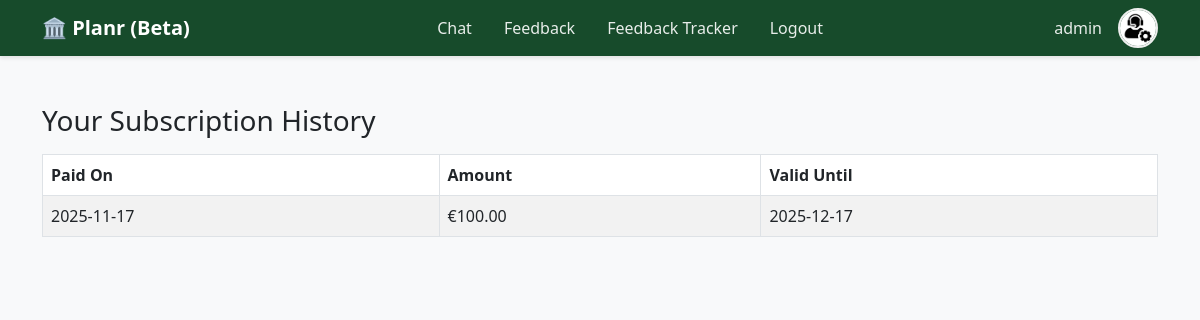
Screenshot of /subscription_history/ (signed in) with the database file from the repository.
### dashboard/models.py (models this page shows, shortened)
class UserProfile(models.Model):
    STATUS_CHOICES = [
        ('free', 'Free'),
        ('premium', 'Premium'),
    ]
    user = models.OneToOneField(User, on_delete=models.CASCADE)
    member_status = models.CharField(max_length=10, choices=STATUS_CHOICES, default='free')
    profile_pic = models.ImageField(upload_to='profile_pics/', default='profile_pics/default.jpg', blank=True)

class SubscriptionTransaction(models.Model):
    user = models.ForeignKey(User, on_delete=models.CASCADE)
    amount = models.DecimalField(max_digits=7, decimal_places=2)
    transaction_date = models.DateField(auto_now_add=True)
    valid_until = models.DateField()

### dashboard/views.py (the view)
# urls.py: path('subscription_history/', subscription_history, name='subscription_history'),
@login_required
def subscription_history(request):
    transactions = SubscriptionTransaction.objects.filter(user=request.user).order_by('-transaction_date')
    return render(request, 'registration/subscription_history.html', {'transactions': transactions})

### dashboard/templates/registration/subscription_history.html (shortened to what this page needs)
{% extends "base.html" %}
{% block content %}
<div class="container mt-5">
    <h3>Your Subscription History</h3>
    {% if transactions %}
        <table class="table table-bordered table-striped mt-3">
            <thead>
                <tr>
                    <th>Paid On</th>
                    <th>Amount</th>
                    <th>Valid Until</th>
                </tr>
            </thead>
            <tbody>
                {% for tx in transactions %}
                    <tr>
                        <td>{{ tx.transaction_date|date:"Y-m-d" }}</td>
                        <td>€{{ tx.amount }}</td>
                        <td>{{ tx.valid_until|date:"Y-m-d" }}</td>
                    </tr>
                {% endfor %}
            </tbody>
        </table>
    {% else %}
        <p class="text-muted mt-3">No subscription transactions found.</p>
    {% endif %}
</div>
{% endblock %}

### dashboard/templates/base.html (shortened to what this page needs)
{% load static %}
<!DOCTYPE html>
<html lang="en">
<head>
    <link href="https://cdn.jsdelivr.net/npm/bootstrap@5.3.0/dist/css/bootstrap.min.css" rel="stylesheet">
    <link href="https://cdn.jsdelivr.net/npm/bootstrap-icons@1.10.5/font/bootstrap-icons.css" rel="stylesheet">
    <link href="{% static 'css/style.css' %}" rel="stylesheet">
</head>
<body>
<nav class="navbar navbar-expand-lg" style="background-color: var(--planr-green);">
    <div class="container d-flex align-items-center">
        <a class="navbar-brand me-4" href="{% url 'index' %}">
            🏛️ Planr (Beta)
        </a>
        <div class="collapse navbar-collapse flex-grow-1" id="planrNavbar">
            <ul class="navbar-nav mb-2 mb-lg-0 gap-3 justify-content-center mx-auto w-100">
                <li class="nav-item">
                    <a class="nav-link" href="{% url 'chat' %}">Chat</a>
                </li>
                {% if user.is_authenticated %}
                    <li class="nav-item">
                        <a class="nav-link" href="{% url 'feedback' %}">Feedback</a>
                    </li>
                    <li class="nav-item">
                        <a class="nav-link" href="{% url 'feedback_tracker' %}">Feedback Tracker</a>
                    </li>
                    <li class="nav-item">
                        <a class="nav-link" href="{% url 'logout' %}">Logout</a>
                    </li>
                {% endif %}
            </ul>
            {% if user.is_authenticated %}
            <ul class="navbar-nav ms-auto flex-nowrap">
                <li class="nav-item d-flex align-items-center">
                    <span class="nav-link me-2">{{ user.username }}</span>
                    <a class="nav-link p-0" href="{% url 'profile' %}">
                        <img src="{% if user.userprofile.profile_pic %}{{ user.userprofile.profile_pic.url }}{% else %}{{ MEDIA_URL }}profile_pics/default.jpg{% endif %}"
                             alt="Profile"
                             class="rounded-circle"
                             width="40" height="40"
                             style="object-fit: cover; border:2px solid #eee;">
                    </a>
                </li>
            </ul>
            {% endif %}
        </div>
    </div>
</nav>
<main>
    {% block content %}{% endblock %}
</main>
</body>
</html>

### dashboard/static/css/style.css (style rules this page uses)
:root { --planr-green: #174b2b; --planr-light-green: #259950; }
body { font-family: 'Segoe UI', Tahoma, Geneva, Verdana, sans-serif; background-color: #f8f9fa; }
.navbar { background-color: var(--planr-green) !important; box-shadow: 0 2px 4px rgba(0,0,0,0.1); }
.navbar-brand { font-weight: 600; color: white !important; }
.nav-link { color: rgba(255,255,255,0.9) !important; }
.navbar .navbar-nav:not(.ms-auto) .nav-link { position: relative; transition: color 0.18s; }
.navbar .navbar-nav:not(.ms-auto) .nav-link::after { content: ""; position: absolute; left: 15%; right: 15%; bottom: 6px; height: 3px; border-radius: 4px; background-color: var(--planr-light-green, #259950); opacity: 0; transition: opacity 0.2s, transform 0.2s; transform: scaleX(0); }

### rows the page displays
SubscriptionTransaction: transaction_date "2025-11-17", amount "100.00", valid_until "2025-12-17"

### other values shown
{{ user.username }} "admin"
